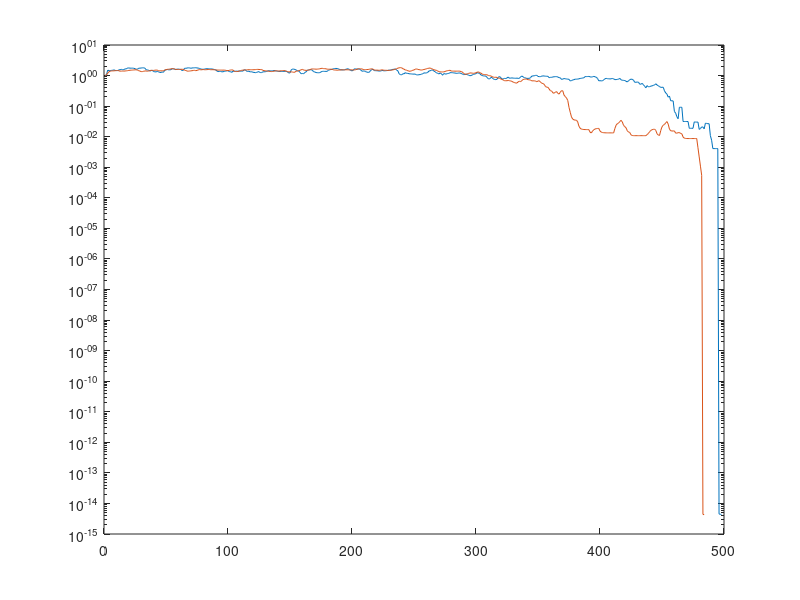

Reproduce this figure in MATLAB.
clear all

n = 100;
m = 150;

A = randn(m, n);
x_t = randn(n, 1);
y_t = A*x_t;
y0 = abs(y_t);

CSP = A*pinv(A);
P1 = @(y) CSP*y;
P2 = @(y) y0.*y./abs(y);
P1_ker = @(y) y - P1(y);
P2_ker = @(y) y - P2(y);

f = @(y) norm(y - P1(P2(y)))^2 - (norm(P2_ker(y))^2 + norm(P1_ker(y))^2)/2;
df = @(y) y - P1(P2(y)) - P1_ker(P2_ker(y));

% addpath(genpath('../manopt')) 
% problem.M = euclideanfactory(m^2, 1);
% problem.cost  = @(y) f(y);
% problem.egrad = @(y) df(y);
% checkgradient(problem);
% [y_manopt, manopt_cost] = trustregions(problem);

err_func = @(x) min(norm(x_t-x), norm(x_t+x))/norm(x_t);
% err_func = @(x) norm(x_t - exp(1i*angle(dot(x,x_t)))*x)/norm(x_t);

y_init = randn(m, 1);
y = y_init;
errs = err_func(A\y);
cost_vals = f(y);

err_trunc = 1e-3
err_trunc_GS = 1e-10
eta_arr = []; 

rel_change = Inf; ii = 0;
alpha = 0.05, beta = 0.95, eta_0 = 1, eta_trunc = 0.5
while errs(end) >= err_trunc
    y_new = @(eta) y - eta*df(y);
    eta = eta_0;
    ndf = norm(df(y))^2; func_vals = f(y);
    while abs(f(y_new(eta))) > abs(func_vals) - alpha*eta*ndf && eta > eta_trunc
        eta = beta*eta;
    end
    eta_arr(end+1) = eta;
    if eta <= eta_trunc, eta = eta_trunc; end
    y_new = y_new(eta);
    rel_change = norm(y_new - y)/norm(y);
    y = y_new;
    errs(end+1) = err_func(A\y);
    cost_vals(end+1) = f(y);
    ii = ii + 1;
end

jj=0; rel_change = inf;
while rel_change >= err_trunc_GS
    y_new = P1(P2(y));
    rel_change = norm(y_new - y)/norm(y);
    y = y_new;
    errs(end+1) = err_func(A\y);
    jj = jj + 1;
end

y_optim = y;
iters_optim = ii
iters_GS_optim = jj
figure, semilogy(errs)

y = y_init;
errs = err_func(A\y);
cost_vals = f(y);
rel_change = Inf; eta = 0.5
while errs(end) >= err_trunc
    y_new = y + eta*(2*P1(P2(y)) - P1(y) - P2(y));
    rel_change = norm(y - y_new)/norm(y);
    y = y_new;
    errs(end+1) = err_func(A\y);
    cost_vals(end+1) = f(y);
end
iters_RRR = length(errs) - 1
y_RRR = y;

jj=0; rel_change = inf;
while rel_change >= err_trunc_GS
    y_new = P1(P2(y));
    rel_change = norm(y_new - y)/norm(y);
    y = y_new;
    errs(end+1) = err_func(A\y);
    jj = jj + 1;
end

iters_GS_RRR = length(errs) - iters_RRR

hold on, semilogy(errs)
